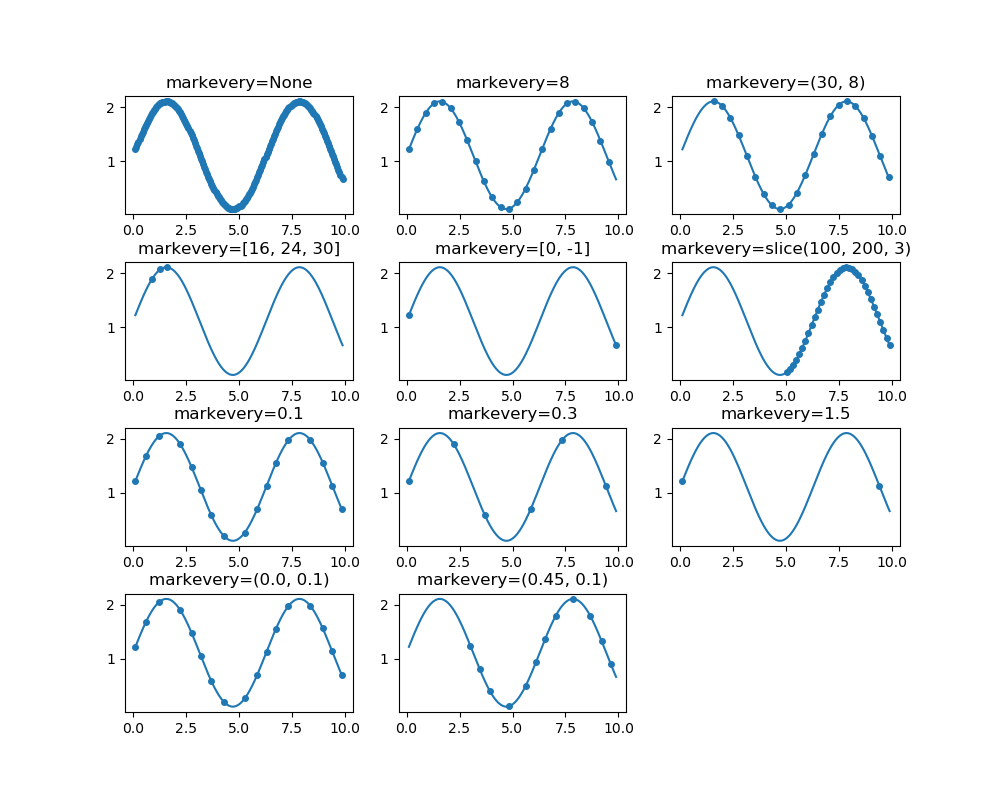

Recreate this plot in Python.
import numpy as np
import matplotlib.pyplot as plt
import matplotlib.gridspec as gridspec

# define a list of markevery cases to plot
cases = [None,
         8,
         (30, 8),
         [16, 24, 30], [0, -1],
         slice(100, 200, 3),
         0.1, 0.3, 1.5,
         (0.0, 0.1), (0.45, 0.1)]

# define the figure size and grid layout properties
figsize = (10, 8)
cols = 3
gs = gridspec.GridSpec(len(cases) // cols + 1, cols)
gs.update(hspace=0.4)
# define the data for cartesian plots
delta = 0.11
x = np.linspace(0, 10 - 2 * delta, 200) + delta
y = np.sin(x) + 1.0 + delta


fig1 = plt.figure(num=1, figsize=figsize)
ax = []
for i, case in enumerate(cases):
    row = (i // cols)
    col = i % cols
    ax.append(fig1.add_subplot(gs[row, col]))
    ax[-1].set_title('markevery=%s' % str(case))
    ax[-1].plot(x, y, 'o', ls='-', ms=4, markevery=case)
plt.savefig('1')
